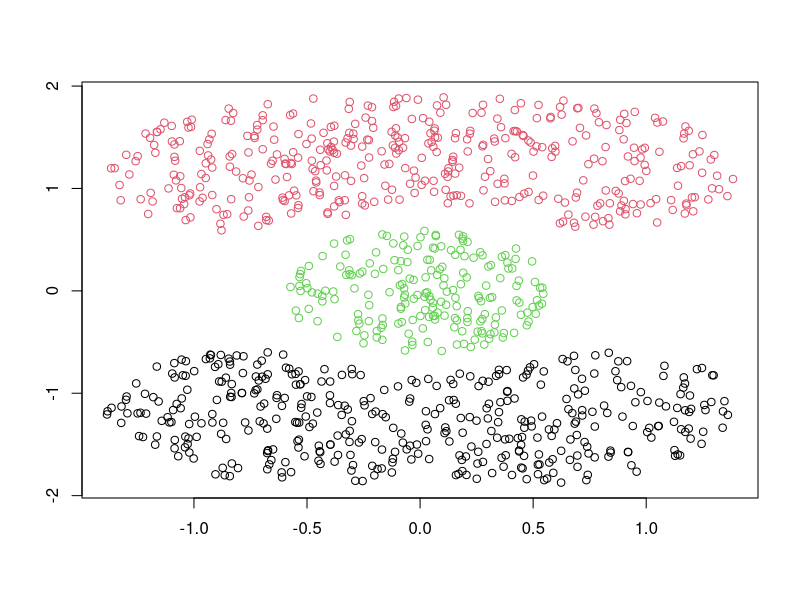

Source code (R): (Note: this script raises an error after producing the figure.)
library(clue)

data("Cassini")
## Plot the data set:
plot(Cassini$x, col = as.integer(Cassini$classes),
xlab = "", ylab = "")
## Create a "random" k-means partition of the data:
set.seed(1234)

clusterings <- list()

for(i in 2:9) 
{
    clusterings=append(clusterings, as.cl_partition(kmeans(Cassini$x, i)))
}

ensemble = cl_ensemble(list = clusterings)
consensus <- cl_consensus(ensemble, method = "SE" ,weights = 1, control = list()) 
## And plot that.
plot(Cassini$x, col = cl_class_ids(consensus),
xlab = "", ylab = "")
## (We can see the problem ...)
